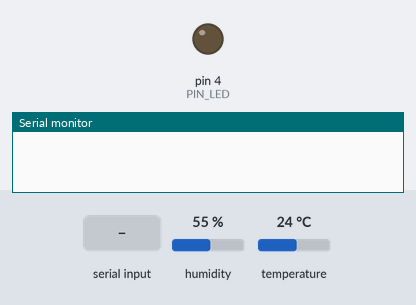
Bench run of a sketch on a simulated Arduino Uno, built with avr-gcc and run on an emulated ATmega328P. On the bench: output pins drawn as LEDs (lit = HIGH), the last lines printed to the serial monitor. Inputs (shaded band) come from the test bench; at power-on: humidity 55 %, temperature 24 °C.

Above: at 0.9 s.
1.0 s: "2" received over Serial
At 1.4 s:
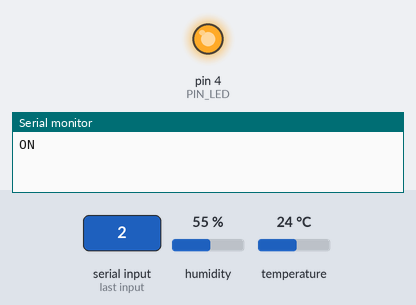
2.5 s: "0" received over Serial
Timing chart, 0 to 5.5 s (numbered marks = the images above; inputs shaded):
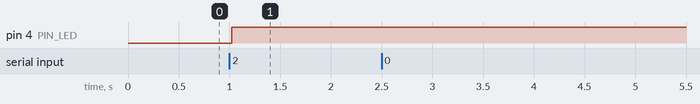

Measured:
- after the input at 1.0 s, pin 4 (PIN_LED): LOW → HIGH at once

The sketch:

Conexion.ino
```cpp
#include "DHT.h"
#include <SoftwareSerial.h>
#include <string.h>


SoftwareSerial Sim900Serial(7, 8);      //SIM900 Tx & Rx is connected to Arduino #7 & #8


const unsigned int PIN_DHT = 2;
const unsigned int BAUD_RATE = 9600;
const unsigned int PIN_LED = 4;
int pausa = 1000;


#define phonenumber "526444609146"     //Numero de teléfono que enviará los mensajes

DHT dht(PIN_DHT, DHT11);
byte buffer[64]; //Buffer para recivir datos del puerto serie
int count = 0;

void setup() {
  pinMode(PIN_LED, OUTPUT);
  digitalWrite(PIN_LED, LOW);

  Serial.begin(BAUD_RATE);
  Sim900Serial.begin(BAUD_RATE);    //Velocidad del puerto serie por Software pines 7 y 8


  dht.begin();                      //Sensor de temp y humedad

  while (!Serial.available()) {
  }
}


void loop() {
  char var;
  float h = dht.readHumidity(); // Lee la humedad
  float tc = dht.readTemperature(); // Lee la temperatura en grados Celsius (por omision)


  if (Serial.available()) {

    //Switch para seleccionar la accion a realizar
    var = Serial.read();

    switch (var) {
      case '0':
        Serial.println(tc);//imprime la temp. en celcius
        break;

      case '1':
        Serial.println(h);//Imprime el nivel de humedad
        break;

      case '2': //Cambia de estado el abanico
        if (digitalRead(PIN_LED) == HIGH) {
          digitalWrite(PIN_LED, LOW);
          Serial.println("OFF");
        } else {
          digitalWrite(PIN_LED, HIGH);
          Serial.println("ON");
        }
        break;

      case '3'://Regresa el estado del abanico
        if (digitalRead(PIN_LED) == HIGH) {
          Serial.println("ON");
        } else {
          Serial.println("OFF");
        }
        break;
    }
  }
  delay(pausa);
}

void checkSerial(){
  if (Sim900Serial.available())
    {
      while (Sim900Serial.available())         //Leyendo datos del arreglo de caracteres
      {
        buffer[count++] = Sim900Serial.read();   //Almacenando los datos del arreglo en un buffer
        if (count == 64)break;
      }
      Serial.write(buffer, count);
      Cmd_Read_Act();
      clearBufferArray();
      count = 0;
    }

    if (Serial.available())            // Verifica si se dispone de datos en el puerto serie por hardware
      Sim900Serial.write(Serial.read());       // y los escribe en el escudo SIM900
}

void clearBufferArray()
{
  for (int i = 0; i < count; i++)
  {
    buffer[i] = NULL; // borrar todos los índices del arreglo
  }
}
void Sim900_Inti(void)
{
  Sim900Serial.println("AT+CMGF=1");
  delay(500);
  Sim900Serial.println("AT+CNMI=2,2");
  delay(500);
}

//////Esta función lee los SMS enviados al escudo SIM900 y actua en base a esa orden.
void Cmd_Read_Act(void)
{
  char buffer2[64];
  char comparetext[25];
  for (int i = 0; i < count; i++)
  {
    buffer2[i] = char(buffer[i]);
  }
  memcpy(comparetext, buffer2, 25);

    ///////////LED4///////////////////////////////////////
    if (strstr(buffer2, "On4"))
    {
      digitalWrite(PIN_LED, HIGH);
    }
    if (strstr(buffer2, "Off4"))
    {
      digitalWrite(PIN_LED, LOW);
    }
}
```
